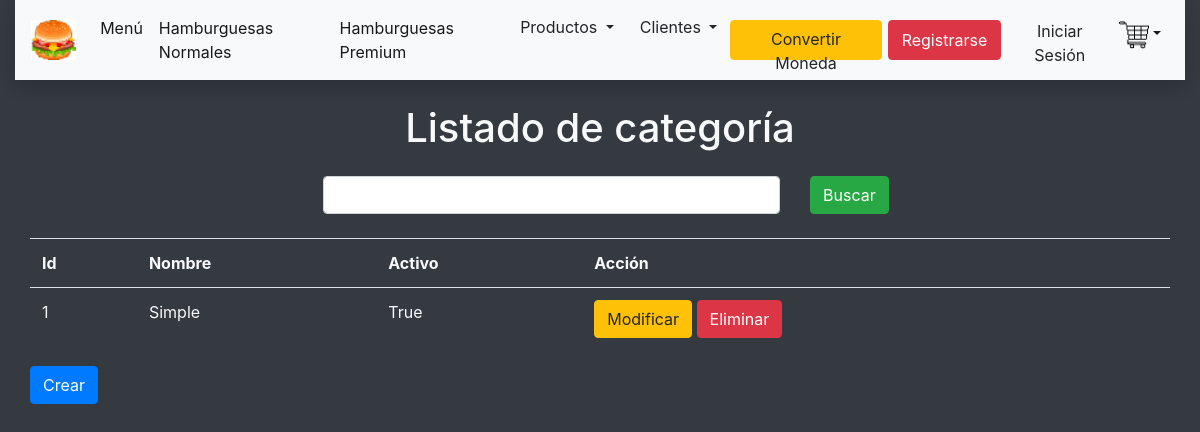
The page /listarCategoria on the database as committed earlier.
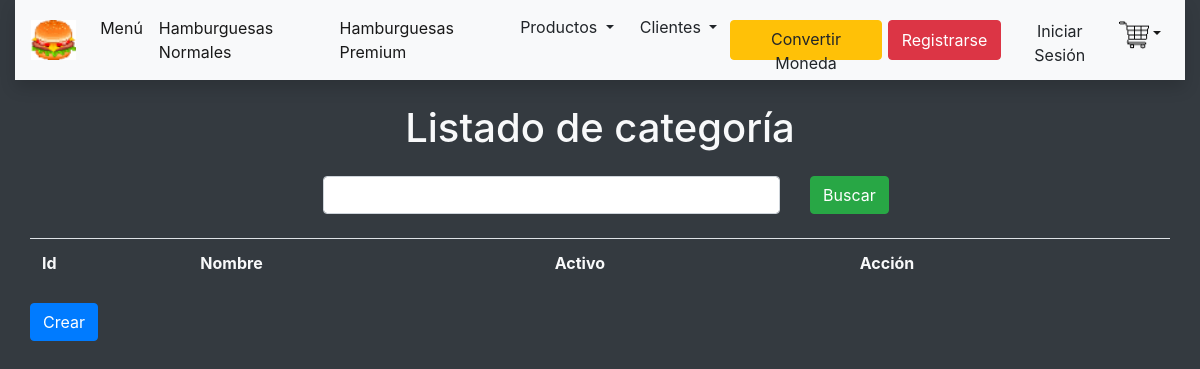
The same page on the database as committed later.
### hamburgame/models.py (models this page shows, shortened)
class Categoria(models.Model):
    id = models.IntegerField(primary_key = True)
    nombre = models.CharField(max_length=50)
    activo = models.BooleanField()

### hamburgame/views.py (the view)
# urls.py: path('listarCategoria', listarCategoria, name="listarCategoria"),
def listarCategoria(request):
    categorias = Categoria.objects.all() # select * from Categoria
    if request.method == 'POST':
        buscar = request.POST['txtBuscar'] ## startswith endswith
        categorias = Categoria.objects.filter(nombre__contains = buscar).order_by('activo', 'nombre') # select * from Categoria where nombre like '%patron%'
    contexto = { 'categorias' : categorias  }
    return render(request, 'listarCategoria.html', contexto)

### hamburgame/templates/listarCategoria.html (shortened to what this page needs)
{% extends "plantillaBase.html" %} {% block titulo %} {{ 'Listado de categoría' }} {% endblock %} {% block tituloPestana %} {{ 'Listado de categoría' }} {% endblock %} {% block contenido %}
<form method="post">
    <div class="row mt-4 justify-content-center">
        <div class="col-5">
            <input type="text" name="txtBuscar" class="form-control">
        </div>
        <div class="col-1">
            <input type="submit" class="btn btn-success" value="Buscar">
        </div>
    </div>
</form>
<div class="row mt-4">
    <div class="col-12">
        <table class="table">
            <tr class="text-light">
                <th>Id</th>
                <th>Nombre</th>
                <th>Activo</th>
                <th>Acción</th>
            </tr>
            {% for categoria in categorias %}
            <tr class="text-light">
                <td>{{ categoria.id }}</td>
                <td>{{ categoria.nombre }}</td>
                <td>{{ categoria.activo }}</td>
                <td>
                    <a href="{% url 'modificarCategoria' categoria.id %}" class="btn btn-warning">Modificar</a>
                    <a href="{% url 'eliminarCategoria' categoria.id %}" class="btn btn-danger">Eliminar</a>
                </td>
            </tr>
            {% endfor %}
        </table>
    </div>
</div>
<div class="row">
    <div class="col-12">
    <a href="{% url 'crearCategoria' %}" class="btn btn-primary">Crear</a>
    </div>
</div>
{% endblock%}

Rows that differ between the two databases and show on the page:
removed Categoria: id "1", nombre "Simple", activo "True"
